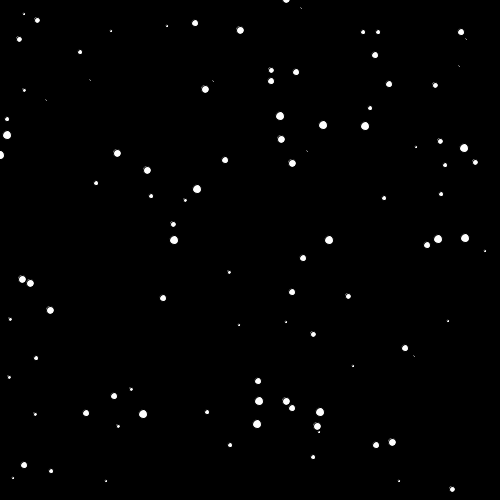
Frame 1 (no input)
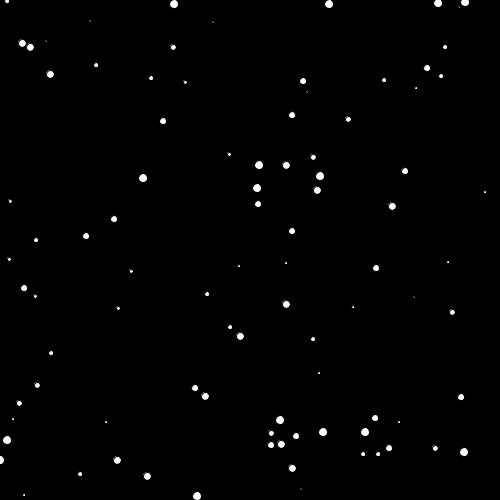
Frame 60 (the mouse pressed at the canvas centre just before this capture)
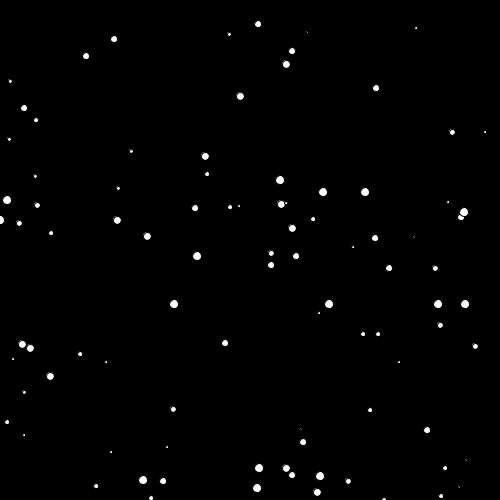
Frame 120 (the mouse held since frame 60 and released just before this capture)

The Processing sketch that drew these frames (run headless with seeded random() and noise(); from frame 60 on, the mouse is pressed at the canvas centre):

// Processing sketch: Snowfall
// ── Snowfall.pde

Bubble[] b = new Bubble[100];

void setup()
{
  size (500,500);
  for(int i =0; i < b.length; i ++)
  {
    b[i] = new Bubble ((int)random(0,width),(int)random(0,height), (int)random(2,10));
  }
  
}

void draw() 
{
  background(0);
  for(int i =0; i < b.length; i ++)
  
  {
    Bubble x = b[i];
    x.Update();
    x.Render();
  }

}

// ── Bubbles.pde
class Bubble 
{
  PVector pos;
  int size;
  
  Bubble(int x, int y, int size)
  {
    pos = new PVector(x,y);
    this.size = size;
  }
  
  
  void Update()
  {
    if (pos.y <= -20)
    {
      pos.y = 520;
    } 
    //else
    pos.y -= size/2;
  }
  
  void Render()
  {
    ellipse (pos.x, pos.y, size, size);
  }
}
